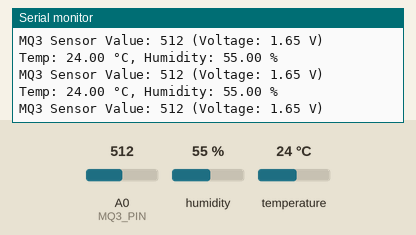
Simulated run of this sketch. Board: ESP8266 (NodeMCU). On the bench: the last lines printed to the serial monitor. The test bench sets the inputs (shaded band); at power-on: humidity 55 %, A0 (MQ3_PIN) = 512, temperature 24 °C. WiFi joins after 1.5 s; servers stay silent unless stated; no MQTT or app messages arrive unless stated.

Above: at 2.7 s.
2.8 s: humidity set to 22 %
4.3 s: A0 (MQ3_PIN) set to 716
At 5.4 s:
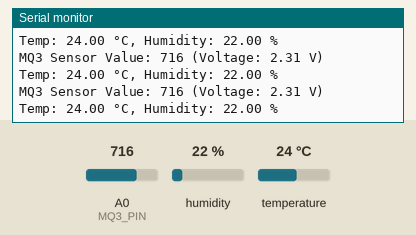
5.8 s: temperature set to 12 °C
At 6.8 s:
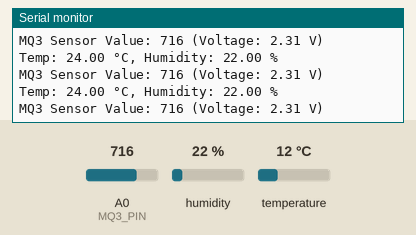
7.3 s: A0 (MQ3_PIN) set to 900
At 8.2 s:
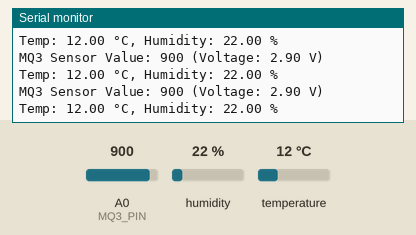
8.8 s: humidity set to 40 %
Timing chart, 0 to 9.8 s (numbered marks = the images above; inputs shaded):
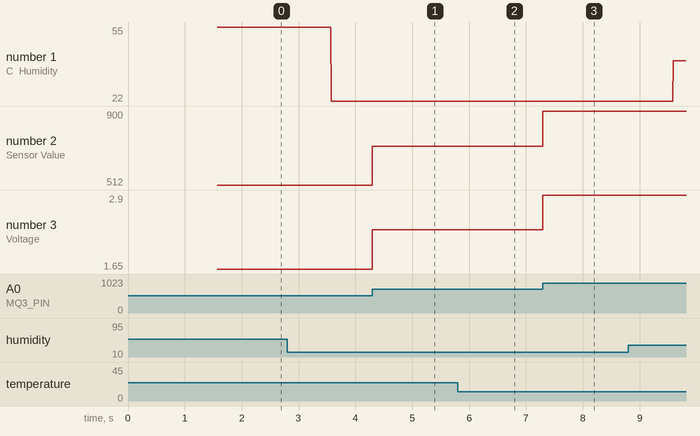

Measured:
- after the input at 4.3 s, the serial monitor: prints a new line at once (image 1)
- after the input at 7.3 s, the serial monitor: prints a new line at once (image 3)
- plotted number 1: 55 → 22 after the input at 2.8 s, 22 → 40 after the input at 8.8 s
- plotted number 2: 512 → 716 after the input at 4.3 s, 716 → 900 after the input at 7.3 s
- plotted number 3: 1.65 → 2.31 after the input at 4.3 s, 2.31 → 2.9 after the input at 7.3 s

The sketch:

dht-11.ino
```cpp
#include <ESP8266WiFi.h>
#include <PubSubClient.h>
#include <DHT.h>

// --- USER SETTINGS ---
const char* WIFI_SSID = "Jobayer";
const char* WIFI_PASSWORD = "12345678";
const char* MQTT_SERVER = "demo.thingsboard.io";  // Change to your server IP
const uint16_t MQTT_PORT = 1883;
const char* ACCESS_TOKEN = "exh1PPkTNLLEki8ARUCI"; // Use the device token

#define DHTPIN D4         // Pin for DHT22 (GPIO2)
#define DHTTYPE DHT22     // DHT22 sensor type
DHT dht(DHTPIN, DHTTYPE);

WiFiClient espClient;
PubSubClient client(espClient);

unsigned long lastPublish = 0;
const unsigned long PUBLISH_INTERVAL = 5000;  // 5 seconds interval

// MQ3 sensor (analog pin)
#define MQ3_PIN A0       // MQ3 analog pin (A0)

// Connect to WiFi
void connectWiFi() {
  if (WiFi.status() == WL_CONNECTED) return;

  WiFi.begin(WIFI_SSID, WIFI_PASSWORD);
  Serial.print("Connecting to WiFi...");
  while (WiFi.status() != WL_CONNECTED) {
    delay(500);
    Serial.print(".");
  }
  Serial.println("\nWiFi connected");
}

// Connect to MQTT server
void connectMQTT() {
  while (!client.connected()) {
    Serial.print("Connecting to MQTT...");
    if (client.connect("ESP8266Client", ACCESS_TOKEN, "")) {
      Serial.println("connected.");
    } else {
      Serial.print("failed, rc=");
      Serial.print(client.state());
      delay(5000);
    }
  }
}

// Setup MQTT client
void setup() {
  Serial.begin(115200);
  delay(10);
  dht.begin();
  connectWiFi();
  client.setServer(MQTT_SERVER, MQTT_PORT);
}

void loop() {
  // Keep WiFi and MQTT alive
  if (WiFi.status() != WL_CONNECTED) connectWiFi();
  if (!client.connected()) connectMQTT();
  client.loop();

  // Read DHT22 sensor
  float humidity = dht.readHumidity();
  float temperature = dht.readTemperature();  // In Celsius

  // Check if the readings are valid
  if (isnan(humidity) || isnan(temperature)) {
    Serial.println("DHT read failed. Skipping this cycle.");
    return;  // Skip sending data
  }

  // Debugging: Print temperature and humidity to serial
  Serial.print("Temp: "); Serial.print(temperature); Serial.print(" °C, ");
  Serial.print("Humidity: "); Serial.print(humidity); Serial.println(" %");

  // Read the MQ3 sensor (analog reading)
  int mq3Value = analogRead(MQ3_PIN);  // Read analog value from A0 (MQ3)
  float voltage = mq3Value * (3.3 / 1023.0);  // Convert the raw value to voltage

  // Debugging: Print MQ3 sensor value to serial
  Serial.print("MQ3 Sensor Value: "); Serial.print(mq3Value);
  Serial.print(" (Voltage: "); Serial.print(voltage); Serial.println(" V)");

  // Create a JSON payload for ThingsBoard
  String payload = String("{\"temp\":") + String(temperature, 2) +
                   ",\"humidity\":" + String(humidity, 2) +
                   ",\"mq3\": " + String(mq3Value) + "}";

  // Publish to ThingsBoard
  if (millis() - lastPublish >= PUBLISH_INTERVAL) {
    lastPublish = millis();
    client.publish("v1/devices/me/telemetry", (char*)payload.c_str());
  }
}
```
